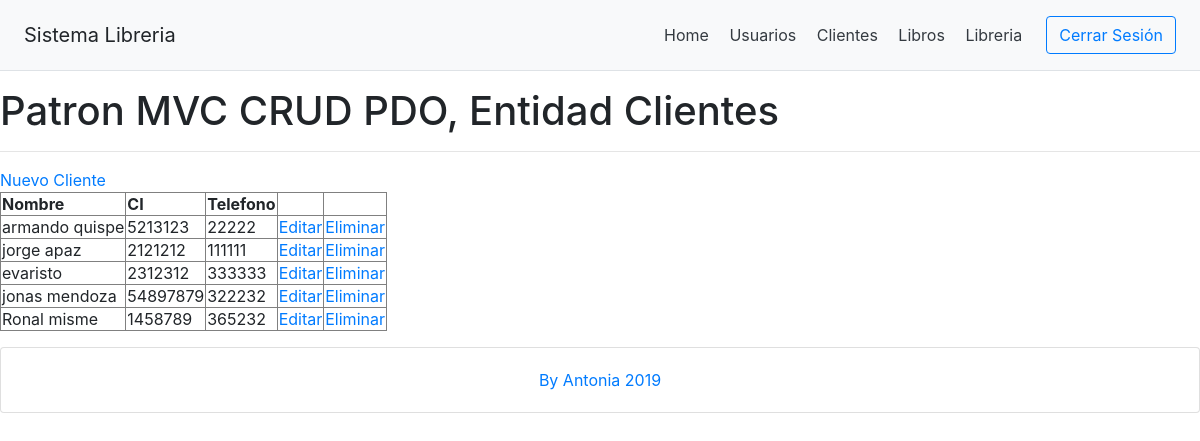
The app's page /?cliente with its own data.
### tables this page shows
CREATE TABLE `cliente` (
  `id` int(11) NOT NULL AUTO_INCREMENT,
  `nombre` varchar(255) DEFAULT NULL,
  `ci` int(11) DEFAULT NULL,
  `telefono` int(11) DEFAULT NULL,
  PRIMARY KEY (`id`)
);

### controllers/cliente.controller.php (called while the page is built, shortened)
<?php
require_once 'models/cliente.php';
class ClienteController{
    public function __CONSTRUCT(){
        $this->model = new Cliente();
    }
    public function Index(){
        require_once 'views/header.php';
        require_once 'views/cliente/cliente.php';
        require_once 'views/footer.php';
    }
}

### models/database.php (called while the page is built)
<?php
class Database{
    public static function StartUp()
    {
        $pdo = new  PDO('mysql:host=localhost;dbname=mvc_pdo_crud;charset=utf8','root','');
        $pdo->setAttribute(PDO::ATTR_ERRMODE, PDO::ERRMODE_EXCEPTION);
        return $pdo;
    }
}

### models/cliente.php (called while the page is built, shortened)
<?php
class Cliente
{
    private $pdo;
public function __CONSTRUCT()
{
    try
    {
        $this->pdo = Database::StartUP();
    }
    catch(Exception $e)
     {
        die($e->getMessage());
    }
}
public function Listar()
{
    try
    {
        $stm = $this->pdo->prepare("SELECT * FROM cliente");
        $stm->execute();
        return $stm->fetchAll(PDO::FETCH_OBJ);
    }
    catch(Exception $e)
     {
        die($e->getMessage());
    }
}
}

### views/cliente/cliente.php (the view)
<h1>Patron MVC CRUD PDO, Entidad Clientes</h1>
<hr>
<div>
   <a href="?c=Cliente&a=Crud">Nuevo Cliente</a>
</div>
<table border="1">
    <thead>
     <tr>
       <th>Nombre</th>
       <th>CI</th>
       <th>Telefono</th>
       <th></th>
       <th></th>
</tr>
</thead>
<tbody>
<?php foreach($this->model->Listar() as $r):?>
<tr>
<td><?php echo $r->nombre; ?></td>
<td><?php echo $r->ci; ?></td>
<td><?php echo $r->telefono; ?></td>
<td>
   <a href="?c=Cliente&a=Crud&id=<?php echo $r->id; ?>">Editar</a>
   </td>
   <td>
   <a onclick="javascript:return confirm('¿Segundo de eliminar este registro?');"
   href="?c=Cliente&a=Eliminar&id=<?php echo $r->id; ?>">Eliminar</a>
   </td>
   </tr>
<?php endforeach; ?>
</tbody>
</table>

### records on screen
cliente: nombre "armando quispe", ci "5213123", telefono "22222"
cliente: nombre "jorge apaz", ci "2121212", telefono "111111"
cliente: nombre "evaristo", ci "2312312", telefono "333333"
cliente: nombre "jonas mendoza", ci "54897879", telefono "322232"
cliente: nombre "Ronal misme", ci "1458789", telefono "365232"
